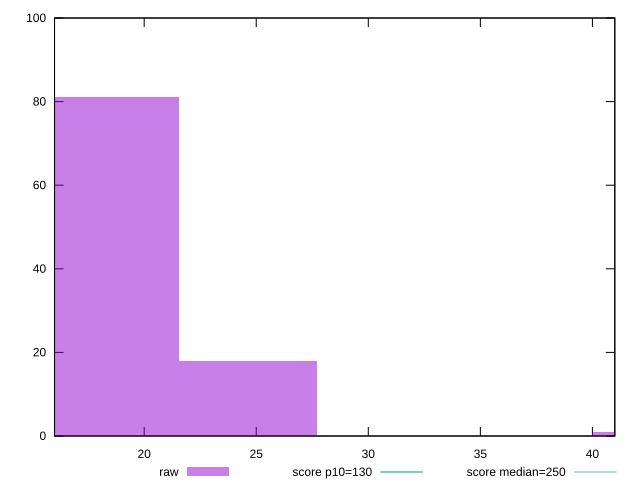

gnuplot code for this plot:
reset

$raw <<EOF
18.46207733483107 81
24.616103113108093 18
43.07818044793916 1
EOF

set key outside below
set boxwidth 6.154025778277023
set xrange [16:41]
set yrange [0:100]
set trange [0:100]
set style fill transparent solid 0.5 noborder

set parametric
set terminal svg size 640, 490 enhanced background rgb 'white'
set output "reports/report_00032_2021-02-25T10-28-15.087Z/max-potential-fid/samples/agenda/raw/histogram.svg"

plot $raw title "raw" with boxes, \
     130,t title "score p10=130", \
     250,t title "score median=250"

reset
